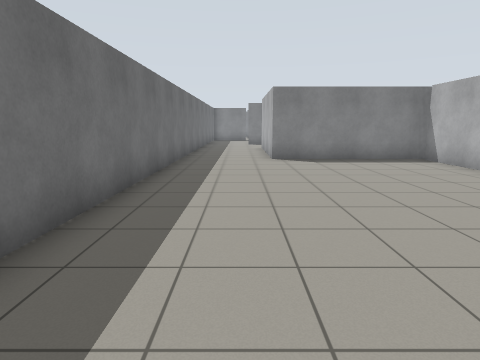
view 1 (above)

23 first-person views from a walk through a robot-simulator world made for Gazebo. The camera is 1.2 m above the floor, tilts 10° down and sees 75° across. The floor is counted in squares, 1 m on a side. Each view is taken from the middle of a square. On the plan, view 1 faces up. The plan holds only what a view shows up to about 13 squares ahead; the rest is blank.

view 2
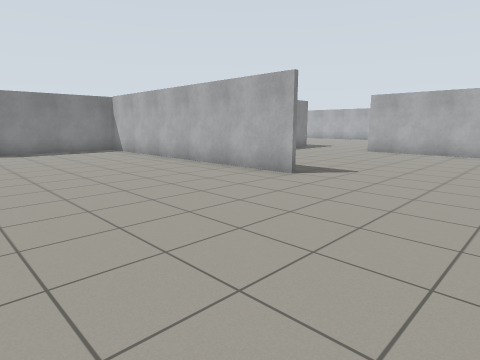

view 3
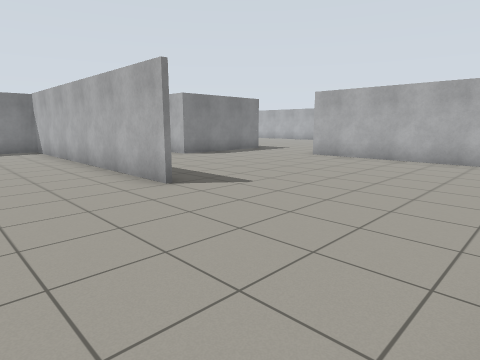

view 4
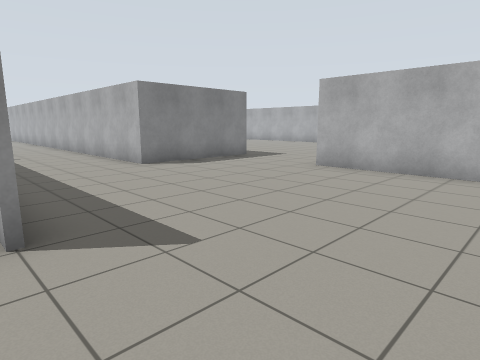

view 5
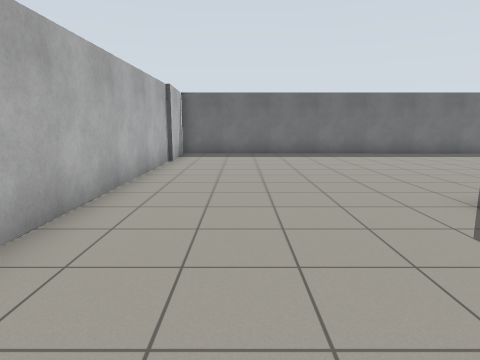

view 6
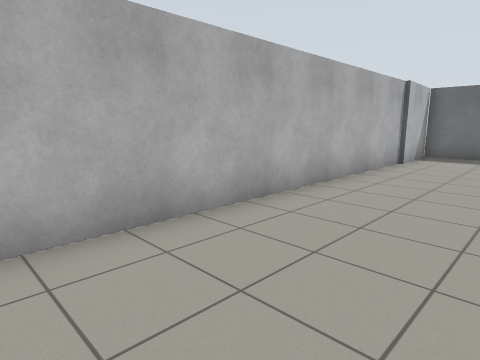

view 7
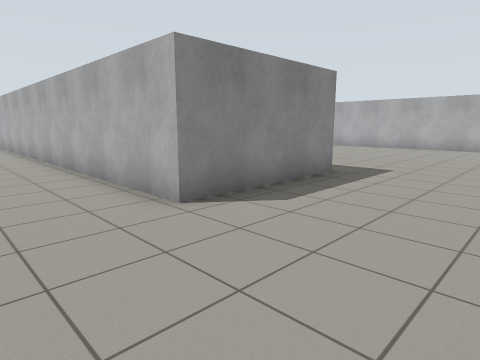

view 8
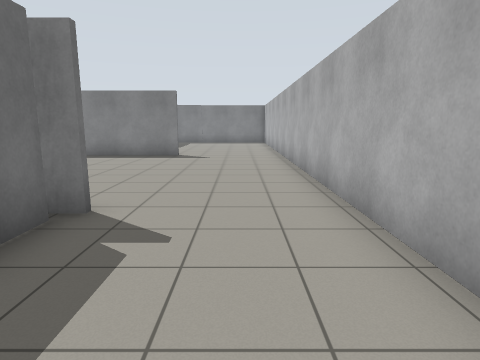

view 9
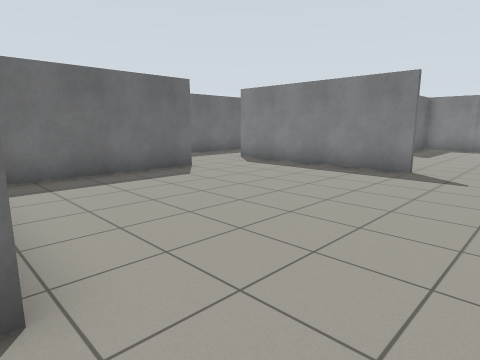

view 10
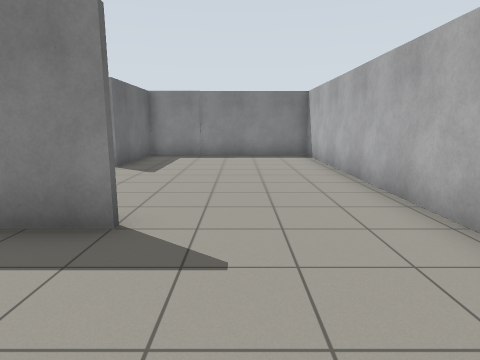

view 11
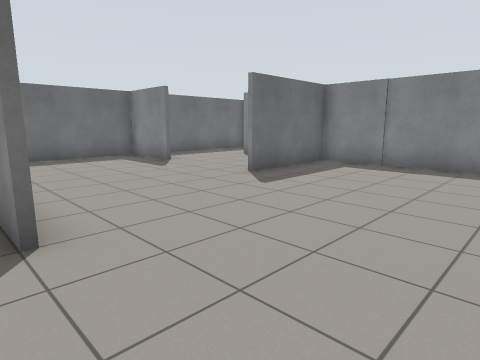

view 12
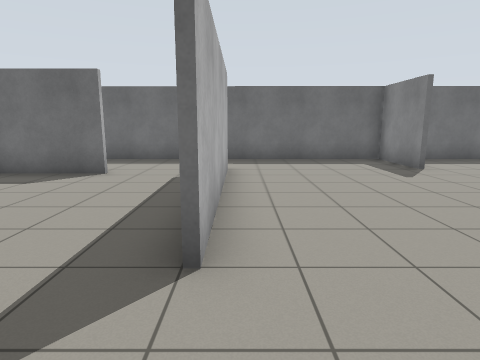

view 13
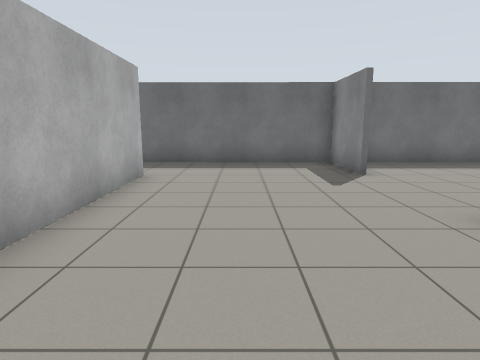

view 14
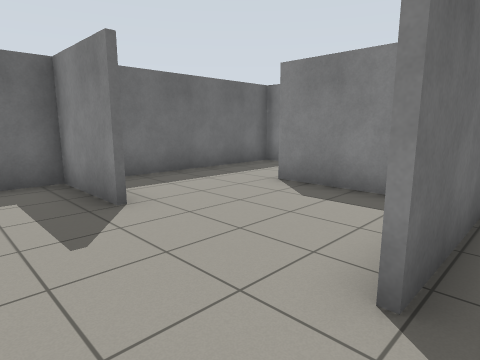

view 15
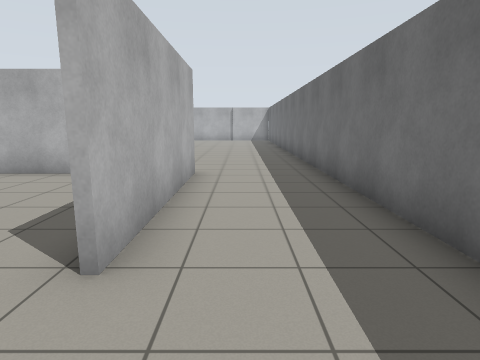

view 16
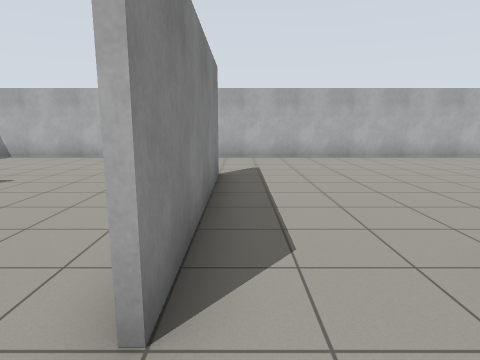

view 17
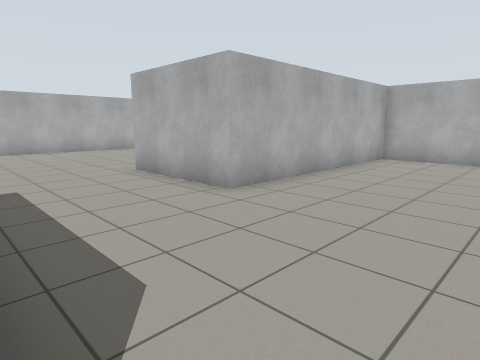

view 18
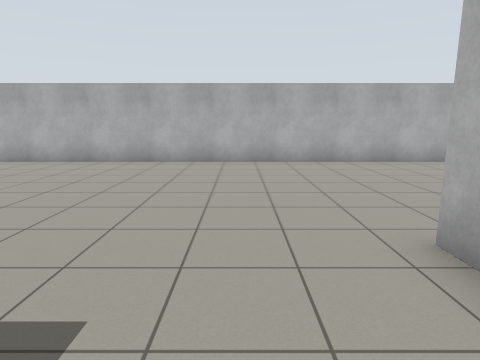

view 19
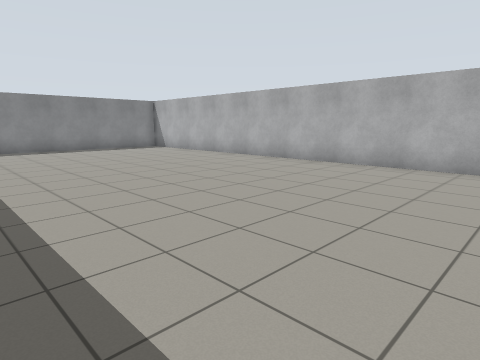

view 20
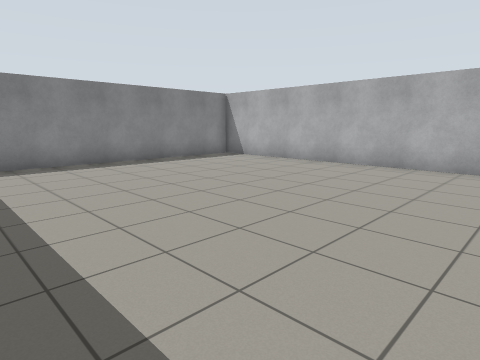

view 21
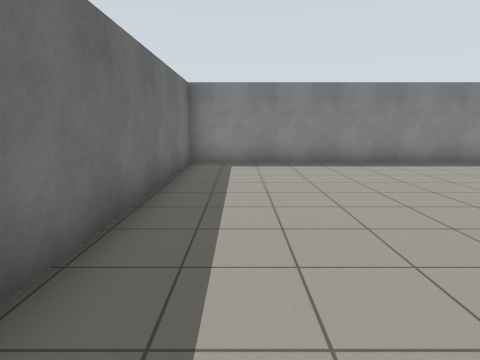

view 22
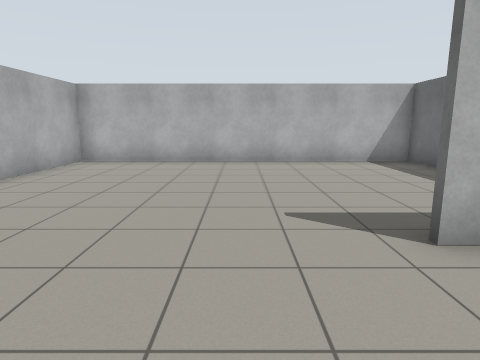

view 23
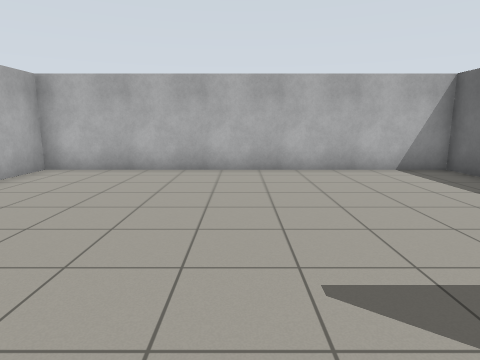

### Floor plan
Ten units are one square. View 1 is at (0, 0); x grows to the right and y downward. Boxes are objects, and circles mark ways between rooms. Rooms are numbered by the first view taken in them; rooms with no view inside come last. Other rooms are left out.
<svg viewBox="-27 -299 285 359">
<path fill="none" stroke="#000" d="M64 -5 64 -109M65 -109 65 -100M70 -111 11 -111 11 -167M136 -60 107 -60 107 -125M143 55 143 -20M-21 -174 -22 54 141 54M66 -195 5 -195M5 -197 66 -197M13 -167 13 -120M5 -249 -21 -249 -21 -174M31 -286 6 -286M41 -113 60 -113M107 -125 107 -286 44 -286 44 -250M-20 -294 -21 -260M155 -60 136 -60M143 -20 181 -20M144 38 144 55M141 54 253 54 253 -196M249 -201 154 -201 154 -119"/>
<circle cx="-5" cy="-170" r="3" fill="#2a7"/>
<circle cx="90" cy="-117" r="3" fill="#2a7"/>
<circle cx="130" cy="-40" r="3" fill="#2a7"/>
<text x="50" y="-30">1</text>
<text x="50" y="-210">2</text>
<text x="200" y="-70">3</text>
</svg>
Room 1 opens to room 2. Room 1 opens to room 3.

Where each view was taken, in squares from view 1:
view 1: 0 up, 0 right, facing up
view 2: 4 down, 0 right, facing up-right
view 3: 5 down, 3 right, facing up-right
view 4: 3 down, 6 right, facing up-right
view 5: 3 down, 11 right, facing left
view 6: 2 down, 11 right, facing down-left
view 7: 2 up, 8 right, facing up-right
view 8: 7 up, 9 right, facing up
view 9: 11 up, 9 right, facing up-left
view 10: 16 up, 8 right, facing up
view 11: 19 up, 10 right, facing up-left
view 12: 20 up, 9 right, facing left
view 13: 22 up, 8 right, facing left
view 14: 23 up, 5 right, facing up-left
view 15: 19 up, 0 right, facing down
view 16: 19 up, 1 left, facing right
view 17: 6 up, 10 right, facing down-right
view 18: 4 up, 15 right, facing right
view 19: 4 up, 16 right, facing up-right
view 20: 10 up, 16 right, facing up-right
view 21: 10 up, 17 right, facing up
view 22: 5 up, 20 right, facing down
view 23: 3 up, 20 right, facing down
